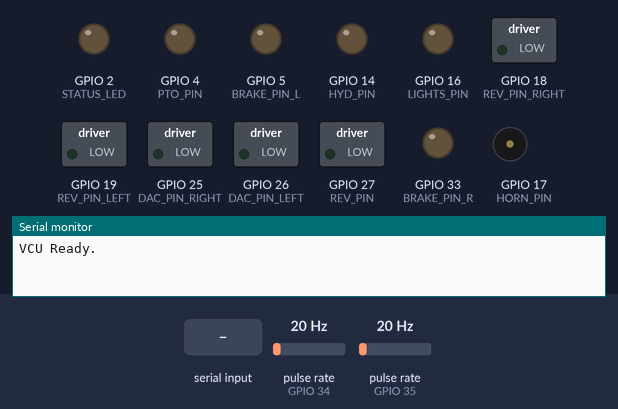
This sketch was run on a simulated ESP32. Shown: switched loads named in the sketch (green lamp = pin HIGH), output pins drawn as LEDs (lit = HIGH), buzzer (waves = sounding, pin HIGH), the last lines printed to the serial monitor. Wiring (inferred from the names in the program): 2 × pulse sensor: data GPIO 34 / data GPIO 35. The test bench sets the inputs (shaded band); at power-on: pulse rate (sensors on GPIO 34, GPIO 35) 20 Hz. Nothing arrives over Bluetooth unless stated.

Above: at 1.2 s.
1.3 s: "HRN\n" received over the second serial link
At 1.47 s:
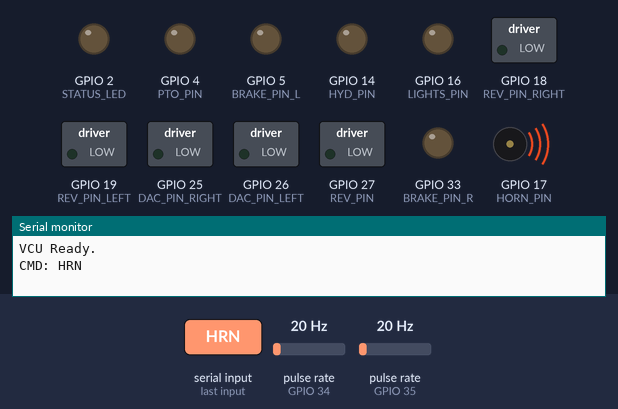
3.1 s: "SPD\n" received over the second serial link
At 3.8 s:
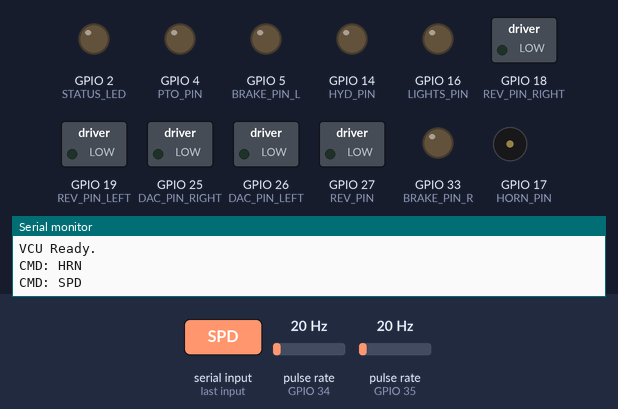
4.6 s: "E\n" received over the second serial link
At 5.0 s:
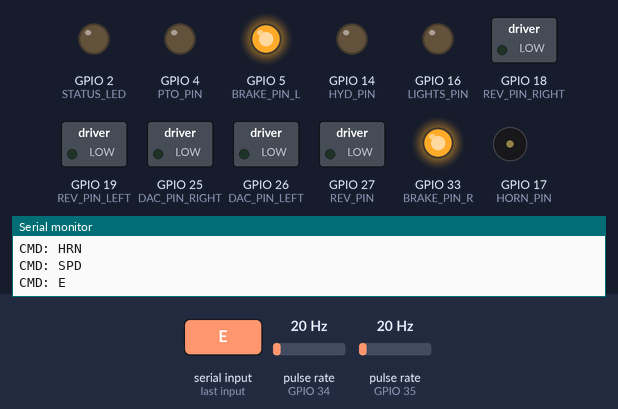
6.1 s: "L90\n" received over the second serial link
At 7.3 s:
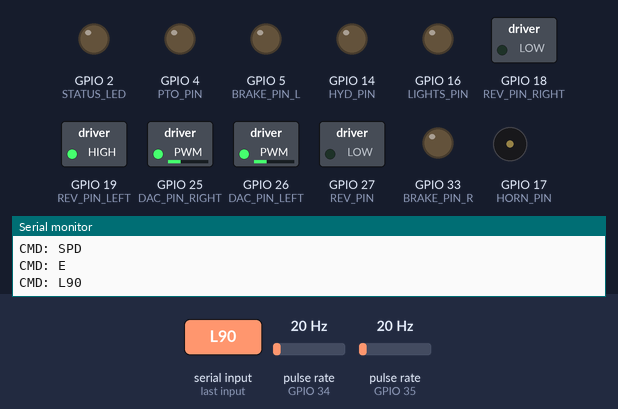
7.6 s: "L,45\n" received over the second serial link
At 8.5 s:
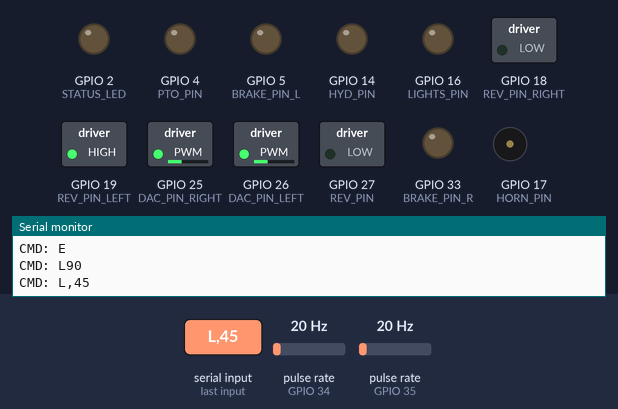
9.1 s: "R90\n" received over the second serial link
At 9.6 s:
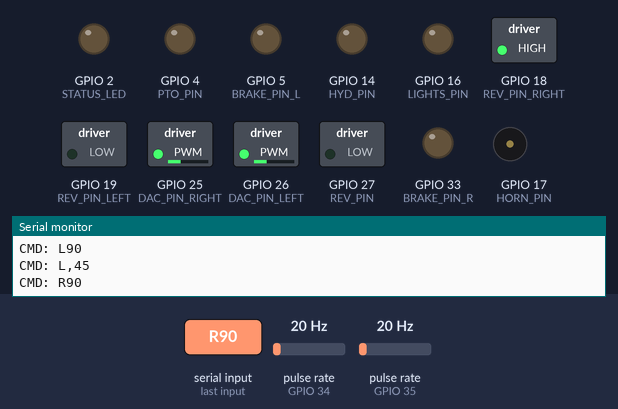
Timing chart, 0 to 11.6 s (numbered marks = the images above; inputs shaded):
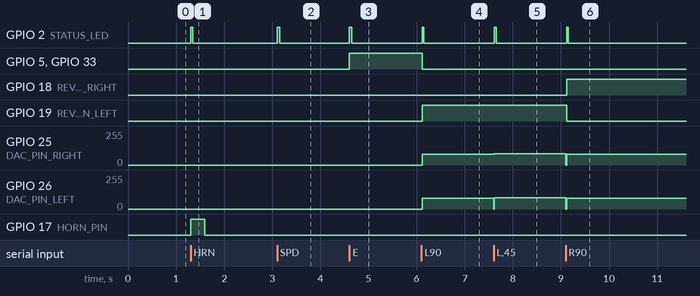

The sketch:

VCU_joystick.ino
```cpp
/*
 * VCU_joystick.ino  —  BhoomiBot OS  VCU / ESP32 firmware
 * -----------------------------------------------------------------------------
 * FINAL PRODUCTION VERSION: Comprehensive Movement, Turning, and Safety Logic.
 */

#include "BluetoothSerial.h"

#if !defined(CONFIG_BT_ENABLED) || !defined(CONFIG_BLUEDROID_ENABLED)
#error Bluetooth is not enabled!
#endif

// ----------------------------- Calibration Macros -----------------------------
#define DRIVE_CALIB_L_UP    2.2f
#define DRIVE_CALIB_L_DOWN  2.2f
#define DRIVE_CALIB_R_UP    2.22f
#define DRIVE_CALIB_R_DOWN  2.22f

#define MIN_PWM_L    35
#define MIN_PWM_R    35
#define MAX_PWM_L    196
#define MAX_PWM_R    196
#define SLEW_RATE_L  5
#define SLEW_RATE_R  5

// --- Pin Mapping ---
#define SPEED_PIN_R    34  // D0 from Right Flux Sensor
#define SPEED_PIN_L    35  // D0 from Left Flux Sensor
#define REV_PIN_RIGHT  18
#define REV_PIN_LEFT   19
#define REV_PIN        27

#define BT_DEVICE_NAME "ESP32_Robot11"
#define DAC_PIN_RIGHT 25
#define DAC_PIN_LEFT  26
#define PTO_PIN       4
#define LIGHTS_PIN    16
#define HYD_PIN       14
#define HORN_PIN      17
#define STATUS_LED    2
#define BRAKE_PIN_L   5
#define BRAKE_PIN_R   33
#define HORN_MS       300
#define WATCHDOG_MS   0

// BRAKE LOGIC
#define BRAKE_ON      HIGH
#define BRAKE_OFF     LOW

// ----------------------------- Globals -----------------------------
BluetoothSerial SerialBT;
enum Dir { STOP, FWD, REV, LEFT, RIGHT, ESTOP };
Dir  g_dir   = STOP;
int  g_speed = 0;
int  g_turnIntensity = 0;
bool g_brakes = false;
bool g_pto = false, g_lights = false;
int  g_hyd = 0;
unsigned long hornUntil = 0, lastRpmMs = 0, lastCmdMs = 0, ledOffMs = 0;
int curDacL = 0, curDacR = 0;
String btBuf;

// Speed Sensor pulse counters (volatile for ISR safety)
volatile unsigned long pulseCountL = 0;
volatile unsigned long pulseCountR = 0;

// Interrupt Service Routines (ISRs) for high-speed pulse counting
void IRAM_ATTR countPulseL() { pulseCountL++; }
void IRAM_ATTR countPulseR() { pulseCountR++; }

void setup() {
  Serial.begin(115200);

  pinMode(REV_PIN, OUTPUT); digitalWrite(REV_PIN, LOW);
  pinMode(REV_PIN_LEFT, OUTPUT); pinMode(REV_PIN_RIGHT, OUTPUT);
  digitalWrite(REV_PIN_LEFT, LOW); digitalWrite(REV_PIN_RIGHT, LOW);

  dacWrite(DAC_PIN_LEFT, 0); dacWrite(DAC_PIN_RIGHT, 0);

  pinMode(PTO_PIN, OUTPUT); pinMode(LIGHTS_PIN, OUTPUT);
  pinMode(HYD_PIN, OUTPUT); pinMode(HORN_PIN, OUTPUT);
  pinMode(STATUS_LED, OUTPUT);

  // Initialize Brakes to RELEASED at startup
  pinMode(BRAKE_PIN_L, OUTPUT); pinMode(BRAKE_PIN_R, OUTPUT);
  digitalWrite(BRAKE_PIN_L, BRAKE_OFF);
  digitalWrite(BRAKE_PIN_R, BRAKE_OFF);

  // Setup Flux Sensors with Interrupts for precise RPM
  pinMode(SPEED_PIN_L, INPUT);
  pinMode(SPEED_PIN_R, INPUT);
  attachInterrupt(digitalPinToInterrupt(SPEED_PIN_L), countPulseL, RISING);
  attachInterrupt(digitalPinToInterrupt(SPEED_PIN_R), countPulseR, RISING);

  SerialBT.begin(BT_DEVICE_NAME);
  Serial.println("VCU Ready.");
}

void loop() {
  if (SerialBT.available()) pump(SerialBT, btBuf);
  applyDrive();
  digitalWrite(HORN_PIN, (millis() < hornUntil) ? HIGH : LOW);
  digitalWrite(STATUS_LED, (millis() < ledOffMs) ? HIGH : LOW);
  sendRpmTelemetry();
  delay(1);
}

void pump(Stream &s, String &buf) {
  while (s.available()) {
    char ch = s.read();
    if (ch == '\n') { handleCommand(buf); buf = ""; }
    else if (ch != '\r') { buf += ch; }
  }
}

void handleCommand(String cmd) {
  cmd.trim();
  if (cmd.length() == 0) return;
  Serial.print("CMD: "); Serial.println(cmd);
  ledOffMs = millis() + 50;

  static int s_prevSpeed = 0;
  static unsigned long s_speedUpdateTime = 0;

  if (cmd.startsWith("SPD")) {
    int newSpeed = constrain(cmd.substring(3).toInt(), -100, 100);
    // SPEED TRAP: Block increases during sync
    if (g_turnIntensity > 0 && abs(newSpeed) > abs(g_speed)) { }
    else {
        s_prevSpeed = g_speed;
        s_speedUpdateTime = millis();
        g_speed = newSpeed;
    }

  } else if (cmd == "HRN") {
    hornUntil = millis() + HORN_MS;
  } else {
    Dir oldDir = g_dir;
    char c = cmd[0];

    // TRANSITION SHIELD
    if ((c == 'L' || c == 'R') && (millis() - s_speedUpdateTime < 150)) {
        if (abs(g_speed) > abs(s_prevSpeed)) { g_speed = s_prevSpeed; }
    }

    switch (c) {
      case 'F': g_turnIntensity = 0; g_dir = FWD; g_brakes = false; break;
      case 'B': g_turnIntensity = 0; g_dir = REV; g_brakes = false; break;
      case 'L':
        if (oldDir == LEFT) g_turnIntensity = min(g_turnIntensity + 1, 4);
        else g_turnIntensity = 1;
        g_dir = LEFT;
        g_brakes = false; // Release mechanical brakes on turn intent
        break;
      case 'R':
        if (oldDir == RIGHT) g_turnIntensity = min(g_turnIntensity + 1, 4);
        else g_turnIntensity = 1;
        g_dir = RIGHT;
        g_brakes = false; // Release mechanical brakes on turn intent
        break;
      case 'S': g_turnIntensity = 0; g_dir = STOP; break; // STOP does not release ESTOP brakes
      case 'E': g_turnIntensity = 0; g_dir = ESTOP; g_brakes = true; break;
    }
  }
  lastCmdMs = millis();
}

void applyDrive() {
  static Dir lastDir = STOP;
  static int lastIntensity = 0;
  static bool lastRevL = false, lastRevR = false;

  int targetL = 0, targetR = 0;
  bool revL = false, revR = false;

  int effectiveSpeed = abs(g_speed);
  bool isIdleTurn = (effectiveSpeed == 0 && g_turnIntensity > 0);
  int idleMag = 0;

  // Handle Idle-to-Pivot Mapping
  if (isIdleTurn) {
      if (g_turnIntensity == 1) idleMag = 2;
      else if (g_turnIntensity == 2) idleMag = 4;
      else if (g_turnIntensity == 3) idleMag = 6;
      else idleMag = 8;
      effectiveSpeed = idleMag;
  }

  if (g_dir == STOP || g_dir == ESTOP) {
    targetL = targetR = 0;
  } else {
    bool movingRev = (g_speed < 0);
    int magL = effectiveSpeed, magR = effectiveSpeed;

    if (g_turnIntensity > 0) {
      if (g_dir == LEFT) {
        if (isIdleTurn) { magL = -idleMag; magR = idleMag; }
        else {
          if (g_turnIntensity == 1) magL = max(0, effectiveSpeed - 2);
          else if (g_turnIntensity == 2) magL = -6;
          else if (g_turnIntensity == 3) magL = -8;
          else magL = -10;
        }
      } else if (g_dir == RIGHT) {
        if (isIdleTurn) { magR = -idleMag; magL = idleMag; }
        else {
          if (g_turnIntensity == 1) magR = max(0, effectiveSpeed - 2);
          else if (g_turnIntensity == 2) magR = -6;
          else if (g_turnIntensity == 3) magR = -8;
          else magR = -10;
        }
      }
    }

    float calL = (magL < 0) ? DRIVE_CALIB_L_DOWN : DRIVE_CALIB_L_UP;
    revL = (magL < 0) ? !movingRev : movingRev;
    targetL = (magL == 0) ? 0 : constrain(map(abs(magL), 1, 100, MIN_PWM_L, MAX_PWM_L) * calL, 0, MAX_PWM_L);

    float calR = (magR < 0) ? DRIVE_CALIB_R_DOWN : DRIVE_CALIB_R_UP;
    revR = (magR < 0) ? !movingRev : movingRev;
    targetR = (magR == 0) ? 0 : constrain(map(abs(magR), 1, 100, MIN_PWM_R, MAX_PWM_R) * calR, 0, MAX_PWM_R);

    // SELECTIVE COLD START
    bool intensityChanged = (g_turnIntensity != lastIntensity);
    bool dirChanged = (g_dir != lastDir);

    if (dirChanged || intensityChanged) {
        if (revL != lastRevL || (g_dir == LEFT && intensityChanged) || (lastDir == LEFT && g_turnIntensity == 0)) {
            dacWrite(DAC_PIN_LEFT, 0); curDacL = 0;
        }
        if (revR != lastRevR || (g_dir == RIGHT && intensityChanged) || (lastDir == RIGHT && g_turnIntensity == 0)) {
            dacWrite(DAC_PIN_RIGHT, 0); curDacR = 0;
        }
        delay(15);
    }

    if (curDacL == 0 && targetL > 0) curDacL = 80;
    if (curDacR == 0 && targetR > 0) curDacR = 80;
  }

  // Speed Ramping
  if (g_dir == STOP || g_dir == ESTOP) {
    curDacL = curDacR = 0;
  } else {
    if (curDacL < targetL) curDacL = min(curDacL + SLEW_RATE_L, targetL);
    else if (curDacL > targetL) curDacL = max(curDacL - (SLEW_RATE_L * 2), targetL);

    if (curDacR < targetR) curDacR = min(curDacR + SLEW_RATE_R, targetR);
    else if (curDacR > targetR) curDacR = max(curDacR - (SLEW_RATE_R * 2), targetR);
  }

  // PHYSICAL OUTPUTS
  digitalWrite(REV_PIN_LEFT, revL ? HIGH : LOW);
  digitalWrite(REV_PIN_RIGHT, revR ? HIGH : LOW);
  digitalWrite(BRAKE_PIN_L, g_brakes ? BRAKE_ON : BRAKE_OFF);
  digitalWrite(BRAKE_PIN_R, g_brakes ? BRAKE_ON : BRAKE_OFF);

  dacWrite(DAC_PIN_LEFT, curDacL);
  delayMicroseconds(50);
  dacWrite(DAC_PIN_RIGHT, curDacR);

  lastDir = g_dir; lastIntensity = g_turnIntensity;
  lastRevL = revL; lastRevR = revR;
}

/**
 * Calculates real-world speed from Flux Sensor pulses and sends to app.
 */
void sendRpmTelemetry() {
  if (millis() - lastRpmMs > 300) {
    // 1. Snapshot the counts and reset them immediately to keep timing accurate
    noInterrupts();
    unsigned long pL = pulseCountL; pulseCountL = 0;
    unsigned long pR = pulseCountR; pulseCountR = 0;
    interrupts();

    // 2. Send raw pulse data (App can convert to RPM/KPH based on wheel size)
    SerialBT.print("RPM "); SerialBT.print(pL); SerialBT.print(","); SerialBT.println(pR);
    lastRpmMs = millis();
  }
}
```

Measured:
- after the input at 1.3 s, GPIO 2 (STATUS_LED): LOW → HIGH at once, → LOW 0.05 s later; GPIO 17 (HORN_PIN): LOW → HIGH at once, → LOW 0.30 s later
- after the input at 3.1 s, GPIO 2 (STATUS_LED): LOW → HIGH at once, → LOW 0.05 s later
- after the input at 4.6 s, GPIO 2 (STATUS_LED): LOW → HIGH at once, → LOW 0.05 s later; GPIO 5 (BRAKE_PIN_L), GPIO 33 (BRAKE_PIN_R): LOW → HIGH at once
- after the input at 6.1 s, GPIO 2 (STATUS_LED): LOW → HIGH at once, → LOW 0.04 s later; GPIO 5 (BRAKE_PIN_L), GPIO 33 (BRAKE_PIN_R): HIGH → LOW at once; GPIO 19 (REV_PIN_LEFT): LOW → HIGH at once; GPIO 25 (DAC_PIN_RIGHT), GPIO 26 (DAC_PIN_LEFT): 0/255 → 79/255 at once
- after the input at 7.6 s, GPIO 2 (STATUS_LED): LOW → HIGH at once, → LOW 0.04 s later; GPIO 25 (DAC_PIN_RIGHT): 79/255 → 86/255 at once; GPIO 26 (DAC_PIN_LEFT): 79/255 → 85/255 at once
- after the input at 9.1 s, GPIO 2 (STATUS_LED): LOW → HIGH at once, → LOW 0.03 s later; GPIO 18 (REV_PIN_RIGHT): LOW → HIGH at once; GPIO 19 (REV_PIN_LEFT): HIGH → LOW at once; GPIO 25 (DAC_PIN_RIGHT): 86/255 → 79/255 at once; GPIO 26 (DAC_PIN_LEFT): 85/255 → 79/255 at once
